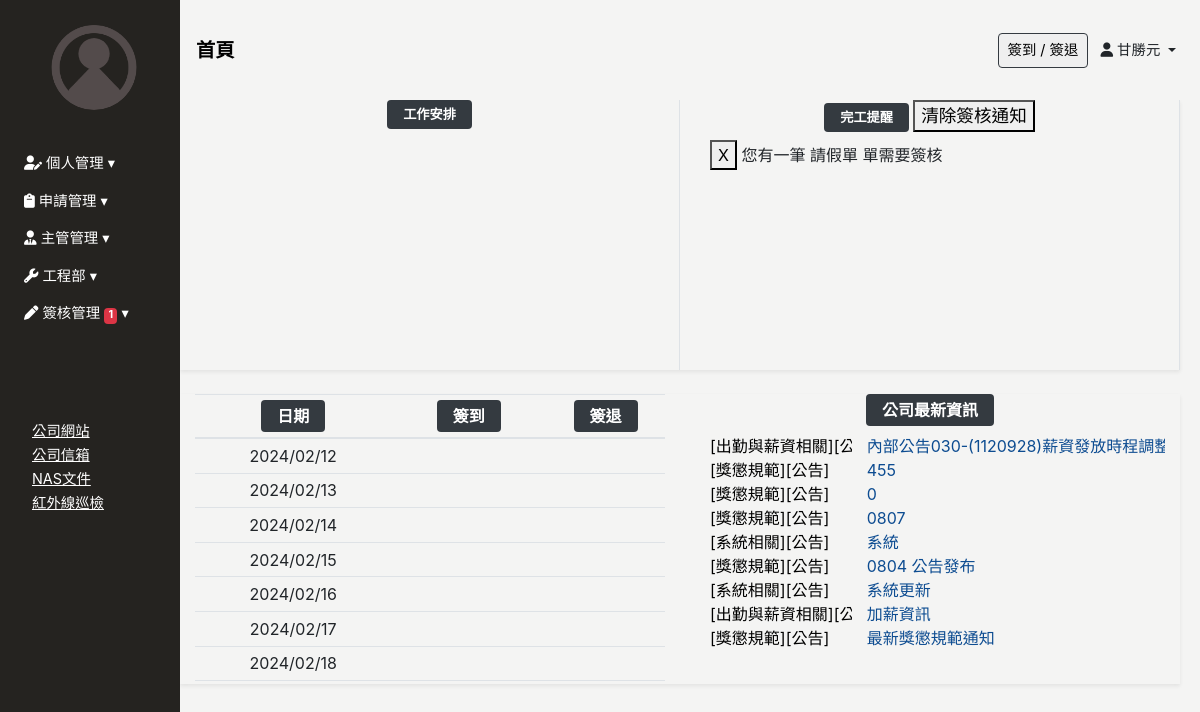
Page / (signed in) on the earlier database version.
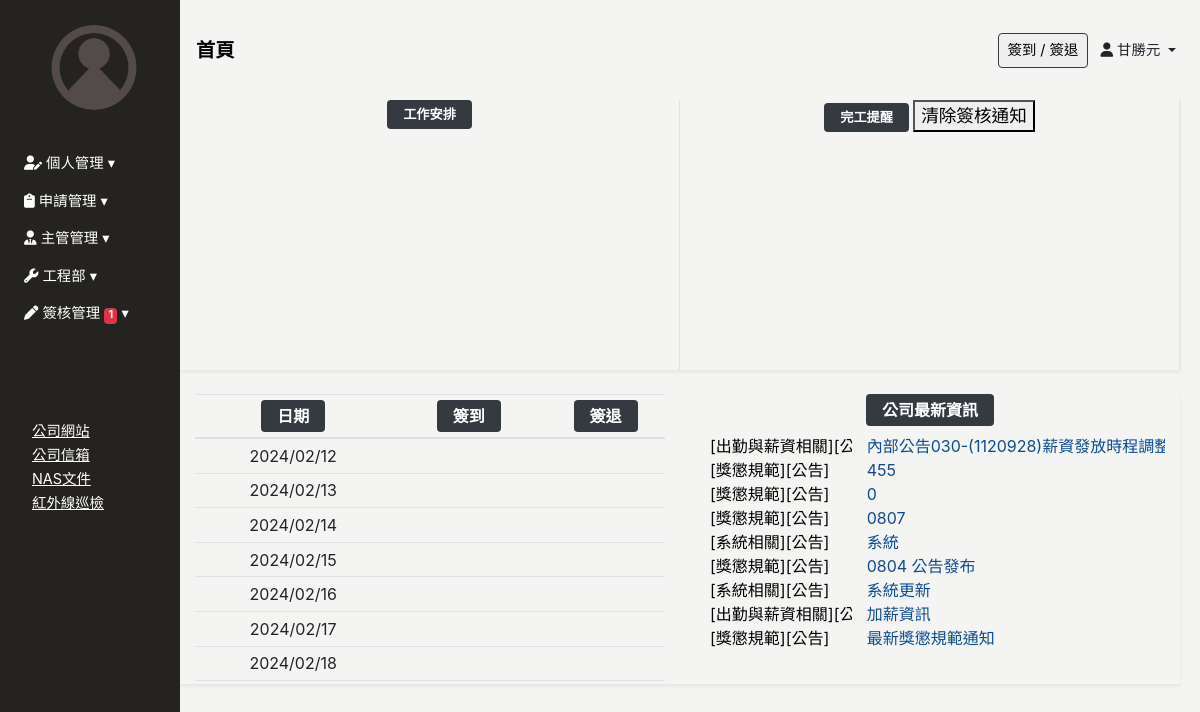
Same page on the later database version.
### Backend/models.py (models this page shows, shortened)
class SysMessage(models.Model):
    Target_user = models.ForeignKey("Employee", related_name="sys_messages", on_delete=models.SET_NULL, null=True, blank=True, verbose_name='顯示對象')
    content = models.TextField(verbose_name='內容')
    watch = models.BooleanField(default=False,verbose_name='已看過')
    class Meta:
        verbose_name = '系統消息'
        verbose_name_plural = verbose_name

### Frontend/views.py (the view, shortened to what this page needs)
# urls.py: path('', views.Index.as_view(), name="index"),
class Index(View):
    def get(self,request):
        if not isinstance(request.user, AnonymousUser):
            news = News.objects.all().order_by("-id")
            employeeid = request.user.employee
            clock_inout = get_weekly_clock_data(employeeid)
            related_projects = Project_Job_Assign.objects.filter(lead_employee__in=[employeeid])|Project_Job_Assign.objects.filter(    work_employee__in=[employeeid]        )
            related_projects = related_projects.distinct()
            employee_assign_ids = Project_Job_Assign.get_assignments()
            project_employee_assign = Project_Employee_Assign.objects.filter(project_job_assign__work_employee=employeeid)|Project_Employee_Assign.objects.filter(project_job_assign__lead_employee=employeeid).exclude(Q(completion_date__isnull=True))
            grouped_projects = {}
            for project in related_projects:
                if project.attendance_date:
                    date_str = project.attendance_date
                    if date_str >= date.today():
                        if date_str in grouped_projects:
                            grouped_projects[date_str].append(project)
                        else:
                            grouped_projects[date_str] = [project]
            sorted_grouped_projects = dict(sorted(grouped_projects.items()))
            work_list= Clock.get_hour_for_month(employeeid,date.today().year,date.today().month)
            get_sys_messages = SysMessage.objects.filter(Target_user=request.user.employee,watch=False)
            sys_messages_data = []
            for msg in get_sys_messages:
                    sys_messages_data.append({
                        'id': msg.id,
                        'content': msg.content,
                    })
            context = {
                'clock_inout':clock_inout,
                'news':news,
                'work_list':work_list,
                "grouped_projects":sorted_grouped_projects,
                "employee_assign_ids":employee_assign_ids,
                "project_employee_assign_list": project_employee_assign,
                "sys_messages": sys_messages_data,
            }
            return render(request, 'index/index-login.html', context)
        else:
            return render(request, 'index/index-unlogin.html')

### Backend/context_processors.py (called while the page is built)
def pass_test_func(request):
    pass_test_func = settings.PASS_TEST_FUNC
    return {"pass_test_func":pass_test_func}

def sys_messages(request):
    if  isinstance(request.user, AnonymousUser):
        return {'sys_messages': {}}
    if hasattr( request.user,"employee")==False:
        return {'sys_messages': {}}
    get_sys_messages = SysMessage.objects.filter(Target_user=request.user.employee,watch=False)
    bottom_position = 20  # 初始底部位置
    sys_messages_data = []
    for msg in get_sys_messages:
        sys_messages_data.append({
            'id': msg.id,
            'content': msg.content,
            'bottom': bottom_position
        })
        bottom_position += 70
    return {'sys_messages': sys_messages_data}

def client_list(request):
    clients = Client.objects.all()
    return {'clients': clients}

### Backend/models.py (called while the page is built)
    @property
    def get_created_by(self):
        get_foreignkey = self.get_foreignkey()
        if get_foreignkey:
            return get_foreignkey.created_by
        return None

    def get_show_id(self):
        return f"工派-{str(self.id).zfill(5)}"

    def attachment_url(self):
        file = self.attachment
        if file:
            return file.url
        return ""

### Frontend/templates/index/index-login.html (shortened to what the changed rows need)
{% extends 'base/base_dashboard.html' %}
{% block import %}
{% load static%}
{% endblock %}
{% load custom_tags %}
{% block main %}
<div class="main">
    <div class="container-fluid shadow-sm">
        <div class="row text-center">
            <div class="col-6 border-right">
                <div class="completed container" style="overflow: scroll;height: 230px;">
                    {% for sys_message in sys_messages %}
                        <div class="row sys-message" data-message-id="{{ sys_message.id }}">
                            <div class="col-12 text-left">
                                <button class="sys-close-button">X</button>
                                <span id="sys-message-content">{{ sys_message.content }}</span>
                            </div>
                        </div>
                    {% endfor %}
                </div>
            </div>
        </div>
    </div>
    <div class="container-fluid shadow-sm mt-4">
        <div class="row" style="min-height: 200px;">
            <div class="col-12 col-md-6 text-center" style="overflow: scroll;height: 290px;">
                <table class="table table-sm table-hover">
                    <thead>
                        <tr class="text-nowrap">
                            <th>
                                <span class="badge badge-dark px-3 py-2" style="font-size: 1rem;">日期</span>
                            </th>
                            <th>
                                <span class="badge badge-dark px-3 py-2" style="font-size: 1rem;">簽到</span>
                            </th>
                            <th>
                                <span class="badge badge-dark px-3 py-2" style="font-size: 1rem;">簽退</span>
                            </th>
                        </tr>
                    </thead>
                </table>
            </div>
        </div>
    </div>
</div>
{% endblock %}

Differences in the rows shown:
removed SysMessage: content "您有一筆 請假單 單需要簽核"
Other differences:
list line gone: "X"
